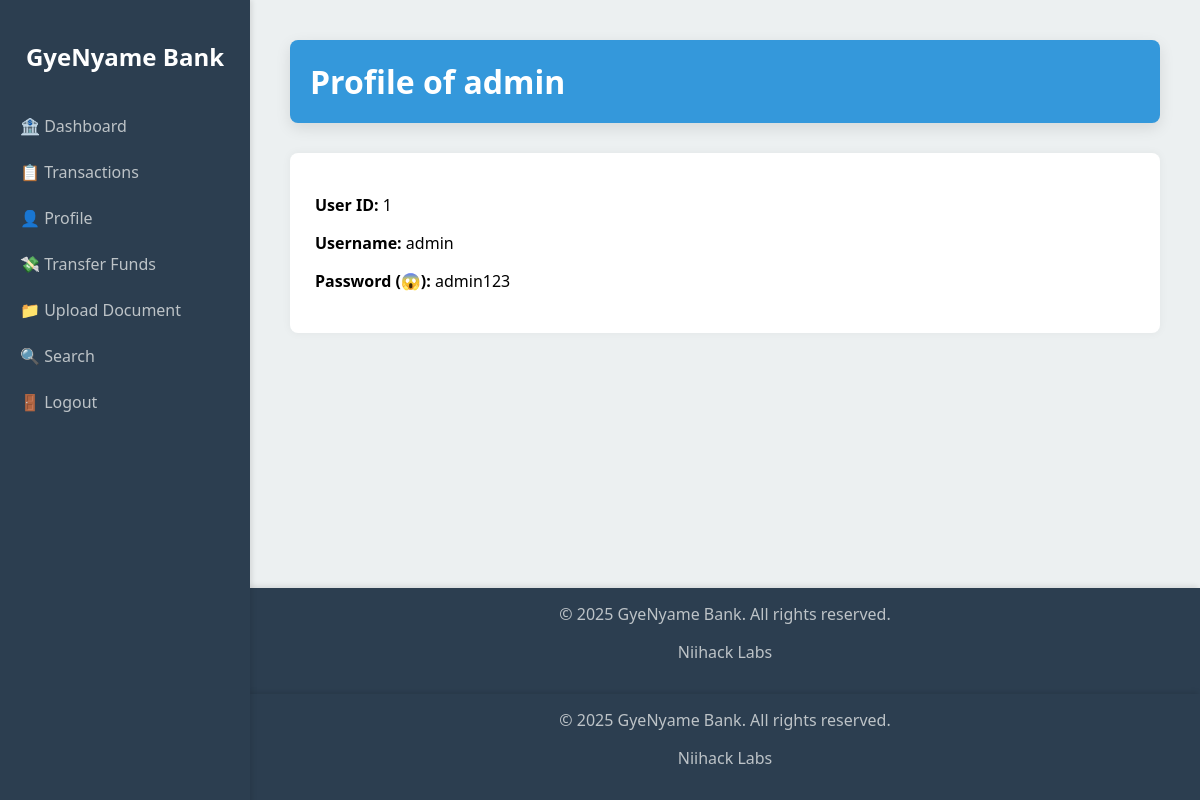
/gyenyame_bank/profile.php (signed in), run on the app's committed database.
### tables this page shows
CREATE TABLE users (
  id INT AUTO_INCREMENT PRIMARY KEY,
  username VARCHAR(50),
  password VARCHAR(50)
);

### gyenyame_bank/profile.php (the view, shortened to what this page needs)
<?php
$conn = mysqli_connect("db", "gyenyame_user", "password123", "gyenyame");
$id = $_GET['id'] ?? 1;
$sql = "SELECT * FROM users WHERE id = $id";
$result = mysqli_query($conn, $sql);
$user = mysqli_fetch_assoc($result);
?>
<!DOCTYPE html>
<html>
<head>
</head>
<body>
  <div class="sidebar">
       <h2>GyeNyame Bank</h2>
       <a href="dashboard.php">🏦 Dashboard</a>
       <a href="transactions.php?user_id=1">📋 Transactions</a>
       <a href="profile.php?id=<?= $id ?>">👤 Profile</a>
       <a href="transfer.php">💸 Transfer Funds</a>
       <a href="upload.php">📁 Upload Document</a>
       <a href="search.php">🔍 Search</a>
       <a href="logout.php">🚪 Logout</a>
   </div>
   <div class="content">
       <div class="header">
           <h1>Profile of <?= htmlspecialchars($user['username']) ?></h1>
       </div>
       <div class="section">
           <p><strong>User ID:</strong> <?= $user['id'] ?></p>
           <p><strong>Username:</strong> <?= htmlspecialchars($user['username']) ?></p>
           <p><strong>Password (😱):</strong> <?= htmlspecialchars($user['password']) ?></p>
       </div>
   </div>
   <div class="footer">
       &copy; <?= date('Y') ?> GyeNyame Bank. All rights reserved.
       <p>Niihack Labs</p>
   </div>
    <div class="footer">
        &copy; <?= date('Y') ?> GyeNyame Bank. All rights reserved.
        <p>Niihack Labs</p>
    </div>
</body>
</html>

### gyenyame_bank/profile.php (style rules this page uses)
body { font-family: 'Segoe UI', sans-serif; margin: 0; padding: 0; background: #ecf0f1; display: flex; flex-direction: column; min-height: 100vh; }
.sidebar { width: 250px; background: #2c3e50; height: 100vh; padding: 20px 0; box-shadow: 2px 0 5px rgba(0,0,0,0.1); position: fixed; }
.sidebar h2 { color: #fff; text-align: center; margin-bottom: 30px; }
.sidebar a { display: block; color: #bdc3c7; padding: 12px 20px; text-decoration: none; transition: 0.3s; }
.content { margin-left: 250px; padding: 40px; flex-grow: 1; }
.header { background: #3498db; color: #fff; padding: 20px; border-radius: 8px; box-shadow: 0px 5px 15px rgba(0,0,0,0.1); }
.header h1 { margin: 0; }
.section { margin-top: 30px; background: #fff; padding: 25px; border-radius: 8px; box-shadow: 0 0 10px rgba(0,0,0,0.05); }
.footer { background: #2c3e50; color: #bdc3c7; text-align: center; padding: 15px; margin-left: 250px; box-shadow: -2px -2px 5px rgba(0,0,0,0.1); }

### data on the page
users: username "admin", id "1", password "admin123"
